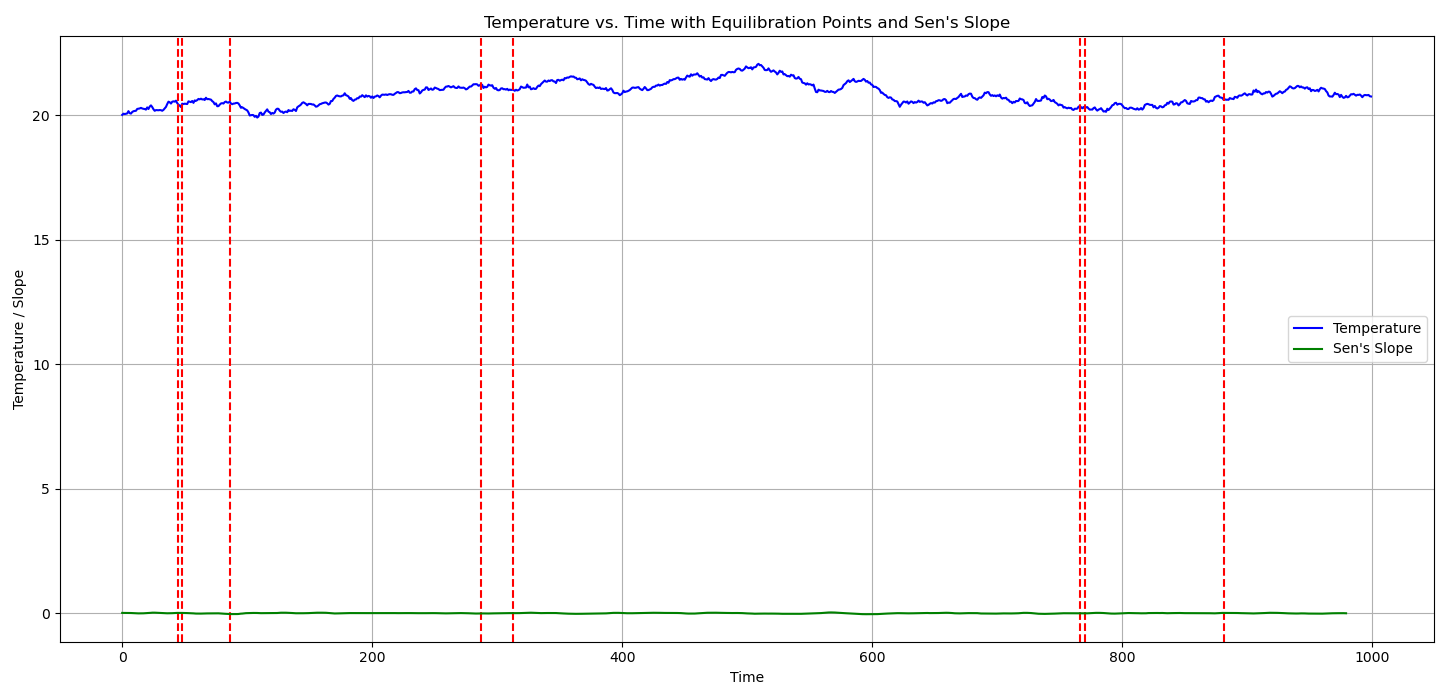

Write the Python code that produced this figure.
import numpy as np
import matplotlib.pyplot as plt
import pymannkendall as mk

# The Mann-Kendall test combined with Sen's slope can be employed to detect trends for Temperature vs Time.
# If the trend subsides (becomes non-significant) in the latter part of the time series, 
# it's a sign that the system might be approaching or is in equilibration.

# Here's the methodology:

# Divide the data into segments (e.g., consecutive windows of data).
# For each segment, apply the Mann-Kendall test. 
# If a segment shows no significant trend and Sen's slope is near zero, 
# the system can be considered as approaching equilibration from that point forward.
# Determine the equilibrated temperature as the average of temperatures beyond this point.

# Function to generate random temperature vs. time data
# This function creates a set of synthetic temperature data points for demonstration purposes.
# The data simulates temperature readings over a given number of time points.
def generate_random_data(num_points=1000):
    # Create an array of time points
    time = np.linspace(0, num_points - 1, num_points)
    
    # Generate temperature data with random fluctuations
    # Starting at 20 degrees and adding cumulative noise
    temp = 20 + np.random.normal(0, 0.05, num_points).cumsum()
    return time, temp

# Function to detect equilibration in the data using the Mann-Kendall test and Sen's slope
# It analyzes segments of the temperature data for trends and identifies points where
# the system starts equilibrating.
def detect_equilibration(time, temp, window_size=20):
    equilibration_points = []  # To store potential equilibration points
    slopes = []  # To store Sen's slope values for each segment

    # Iterate through temperature data in segments
    for i in range(0, len(temp) - window_size):
        subset = temp[i:i+window_size]
        
        # Applying the Mann-Kendall trend test to each segment
        mk_result = mk.original_test(subset)
        
        # Computing Sen's slope for the segment
        sen_result = mk.sens_slope(subset)
        slopes.append(sen_result.slope)
        
        # If trend is not significant and Sen's slope is near zero, mark as equilibration point
        if mk_result.p > 0.05 and abs(sen_result.slope) < 0.001:
            equilibration_points.append(i + window_size // 2)
    
    return equilibration_points, slopes

# Main script execution
# Generate random temperature data
time, temp = generate_random_data()

# Detect equilibration points in the generated data
equilibration_points, slopes = detect_equilibration(time, temp)

# Visualization of results
plt.figure(figsize=(15, 7))

# Plotting the temperature data
plt.plot(time, temp, label="Temperature", color="blue")

# Highlighting identified equilibration points on the plot
for point in equilibration_points:
    plt.axvline(x=time[point], color='red', linestyle='--')

# Plotting Sen's slope to visualize its trend over time
plt.plot(time[:-20], slopes, label="Sen's Slope", color="green")  # Exclude last points due to window size

# Setting plot labels and title
plt.xlabel("Time")
plt.ylabel("Temperature / Slope")
plt.title("Temperature vs. Time with Equilibration Points and Sen's Slope")
plt.legend()
plt.grid(True)
plt.tight_layout()
plt.show()
